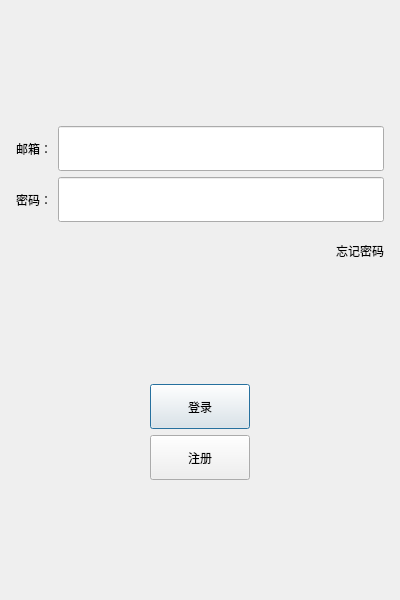
<?xml version="1.0" encoding="UTF-8"?>
<ui version="4.0">
 <class>loginDialog</class>
 <widget class="QDialog" name="loginDialog">
  <property name="geometry">
   <rect>
    <x>0</x>
    <y>0</y>
    <width>400</width>
    <height>600</height>
   </rect>
  </property>
  <property name="minimumSize">
   <size>
    <width>400</width>
    <height>600</height>
   </size>
  </property>
  <property name="maximumSize">
   <size>
    <width>400</width>
    <height>600</height>
   </size>
  </property>
  <property name="windowTitle">
   <string>Dialog</string>
  </property>
  <layout class="QVBoxLayout" name="verticalLayout_2">
   <item>
    <layout class="QVBoxLayout" name="verticalLayout">
     <property name="leftMargin">
      <number>5</number>
     </property>
     <property name="topMargin">
      <number>5</number>
     </property>
     <property name="rightMargin">
      <number>5</number>
     </property>
     <property name="bottomMargin">
      <number>5</number>
     </property>
     <item>
      <widget class="QWidget" name="widget" native="true">
       <property name="sizePolicy">
        <sizepolicy hsizetype="Preferred" vsizetype="Expanding">
         <horstretch>0</horstretch>
         <verstretch>0</verstretch>
        </sizepolicy>
       </property>
       <layout class="QGridLayout" name="gridLayout">
        <item row="0" column="0">
         <widget class="QLabel" name="errtip">
          <property name="text">
           <string/>
          </property>
          <property name="alignment">
           <set>Qt::AlignmentFlag::AlignCenter</set>
          </property>
         </widget>
        </item>
        <item row="1" column="0">
         <widget class="QLabel" name="label">
          <property name="autoFillBackground">
           <bool>false</bool>
          </property>
          <property name="text">
           <string/>
          </property>
          <property name="pixmap">
           <pixmap resource="rc.qrc">:/res/diary.png</pixmap>
          </property>
          <property name="scaledContents">
           <bool>false</bool>
          </property>
          <property name="alignment">
           <set>Qt::AlignmentFlag::AlignCenter</set>
          </property>
         </widget>
        </item>
        <item row="2" column="0">
         <spacer name="verticalSpacer">
          <property name="orientation">
           <enum>Qt::Orientation::Vertical</enum>
          </property>
          <property name="sizeHint" stdset="0">
           <size>
            <width>20</width>
            <height>40</height>
           </size>
          </property>
         </spacer>
        </item>
       </layout>
      </widget>
     </item>
     <item>
      <layout class="QHBoxLayout" name="horizontalLayout">
       <item>
        <widget class="QLabel" name="emaillabel">
         <property name="minimumSize">
          <size>
           <width>0</width>
           <height>45</height>
          </size>
         </property>
         <property name="maximumSize">
          <size>
           <width>16777215</width>
           <height>45</height>
          </size>
         </property>
         <property name="text">
          <string>邮箱：</string>
         </property>
        </widget>
       </item>
       <item>
        <widget class="QLineEdit" name="emailedit">
         <property name="minimumSize">
          <size>
           <width>0</width>
           <height>45</height>
          </size>
         </property>
         <property name="maximumSize">
          <size>
           <width>16777215</width>
           <height>45</height>
          </size>
         </property>
        </widget>
       </item>
      </layout>
     </item>
     <item>
      <layout class="QHBoxLayout" name="horizontalLayout_2">
       <item>
        <widget class="QLabel" name="passlabel">
         <property name="minimumSize">
          <size>
           <width>0</width>
           <height>45</height>
          </size>
         </property>
         <property name="maximumSize">
          <size>
           <width>16777215</width>
           <height>45</height>
          </size>
         </property>
         <property name="text">
          <string>密码：</string>
         </property>
        </widget>
       </item>
       <item>
        <widget class="QLineEdit" name="passedit">
         <property name="minimumSize">
          <size>
           <width>0</width>
           <height>45</height>
          </size>
         </property>
         <property name="maximumSize">
          <size>
           <width>16777215</width>
           <height>45</height>
          </size>
         </property>
        </widget>
       </item>
      </layout>
     </item>
     <item>
      <layout class="QHBoxLayout" name="horizontalLayout_3">
       <item>
        <spacer name="horizontalSpacer">
         <property name="orientation">
          <enum>Qt::Orientation::Horizontal</enum>
         </property>
         <property name="sizeHint" stdset="0">
          <size>
           <width>40</width>
           <height>20</height>
          </size>
         </property>
        </spacer>
       </item>
       <item>
        <widget class="ClickedLabel" name="forgetlabel">
         <property name="minimumSize">
          <size>
           <width>0</width>
           <height>45</height>
          </size>
         </property>
         <property name="maximumSize">
          <size>
           <width>16777215</width>
           <height>45</height>
          </size>
         </property>
         <property name="text">
          <string>忘记密码</string>
         </property>
        </widget>
       </item>
      </layout>
     </item>
     <item>
      <spacer name="verticalSpacer_2">
       <property name="orientation">
        <enum>Qt::Orientation::Vertical</enum>
       </property>
       <property name="sizeHint" stdset="0">
        <size>
         <width>20</width>
         <height>40</height>
        </size>
       </property>
      </spacer>
     </item>
     <item>
      <layout class="QHBoxLayout" name="horizontalLayout_4">
       <item>
        <spacer name="horizontalSpacer_2">
         <property name="orientation">
          <enum>Qt::Orientation::Horizontal</enum>
         </property>
         <property name="sizeHint" stdset="0">
          <size>
           <width>40</width>
           <height>20</height>
          </size>
         </property>
        </spacer>
       </item>
       <item>
        <widget class="QPushButton" name="loginbutton">
         <property name="minimumSize">
          <size>
           <width>100</width>
           <height>45</height>
          </size>
         </property>
         <property name="maximumSize">
          <size>
           <width>100</width>
           <height>45</height>
          </size>
         </property>
         <property name="text">
          <string>登录</string>
         </property>
        </widget>
       </item>
       <item>
        <spacer name="horizontalSpacer_3">
         <property name="orientation">
          <enum>Qt::Orientation::Horizontal</enum>
         </property>
         <property name="sizeHint" stdset="0">
          <size>
           <width>40</width>
           <height>20</height>
          </size>
         </property>
        </spacer>
       </item>
      </layout>
     </item>
     <item>
      <layout class="QHBoxLayout" name="horizontalLayout_5">
       <item>
        <spacer name="horizontalSpacer_4">
         <property name="orientation">
          <enum>Qt::Orientation::Horizontal</enum>
         </property>
         <property name="sizeHint" stdset="0">
          <size>
           <width>40</width>
           <height>20</height>
          </size>
         </property>
        </spacer>
       </item>
       <item>
        <widget class="QPushButton" name="regitbutton">
         <property name="minimumSize">
          <size>
           <width>100</width>
           <height>45</height>
          </size>
         </property>
         <property name="text">
          <string>注册</string>
         </property>
        </widget>
       </item>
       <item>
        <spacer name="horizontalSpacer_5">
         <property name="orientation">
          <enum>Qt::Orientation::Horizontal</enum>
         </property>
         <property name="sizeHint" stdset="0">
          <size>
           <width>40</width>
           <height>20</height>
          </size>
         </property>
        </spacer>
       </item>
      </layout>
     </item>
     <item>
      <spacer name="verticalSpacer_3">
       <property name="orientation">
        <enum>Qt::Orientation::Vertical</enum>
       </property>
       <property name="sizeHint" stdset="0">
        <size>
         <width>20</width>
         <height>40</height>
        </size>
       </property>
      </spacer>
     </item>
    </layout>
   </item>
  </layout>
 </widget>
 <customwidgets>
  <customwidget>
   <class>ClickedLabel</class>
   <extends>QLabel</extends>
   <header location="global">clickedlabel.h</header>
  </customwidget>
 </customwidgets>
 <resources>
  <include location="rc.qrc"/>
 </resources>
 <connections/>
</ui>
